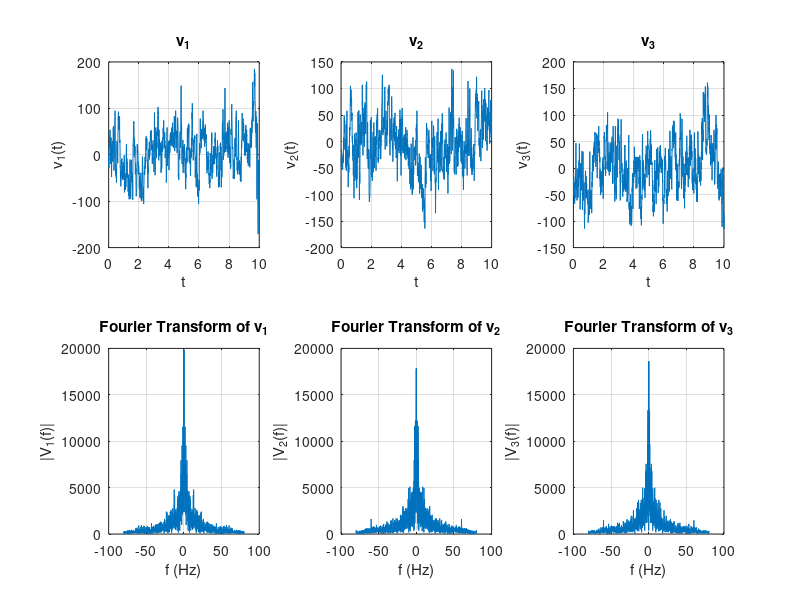
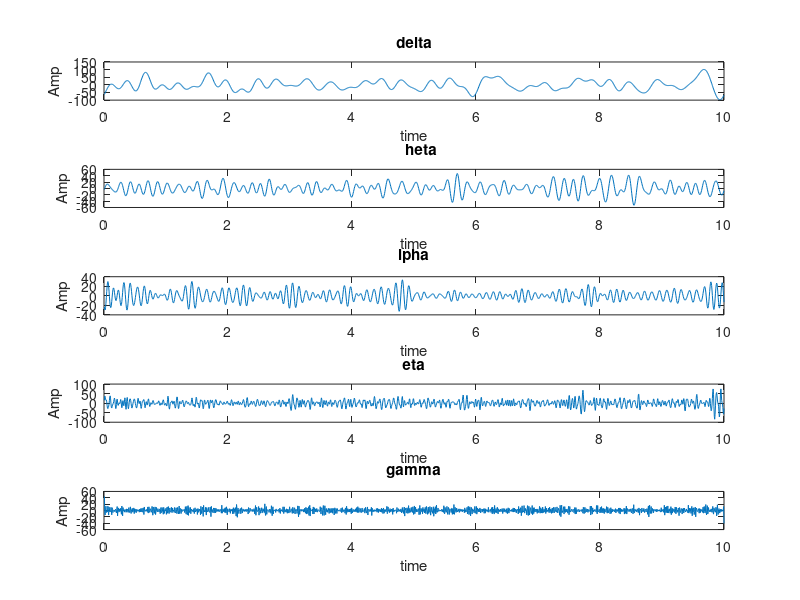

Recreate these plots in MATLAB, in order.
clc
clear
close all
%%%part A
VS1=load('v1.mat');
VS2=load('v2.mat');
VS3=load('v3.mat');
i=1:1:1600;
v1= VS1.val(3,i);
v2= VS2.val(3,i);
v3= VS3.val(3,i);
Fs=160;


%% 
t=i/160;
figure;
subplot(2,3,1);
plot(t,v1);
ylabel("v_1(t)");xlabel("t");title("v_1");grid on
subplot(2,3,2);
plot(t,v2);
ylabel("v_2(t)");xlabel("t");title("v_2");grid on
subplot(2,3,3);
plot(t,v3);
ylabel("v_3(t)");xlabel("t");title("v_3");grid on

V1=fftshift(fft(v1));
len=length(v1);
freq=Fs.*((-len/2:len/2-1)/len);
subplot(2,3,4);
plot(freq, abs(V1));grid on
ylabel("|V_1(f)|");xlabel("f (Hz)");title("Fourier Transform of v_1");

V2=fftshift(fft(v2));
len=length(v2);
freq=Fs.*((-len/2:len/2-1)/len);
subplot(2,3,5);
plot(freq, abs(V2));grid on
ylabel("|V_2(f)|");xlabel("f (Hz)");title("Fourier Transform of v_2");

V3=fftshift(fft(v3));
len=length(v3);
freq=Fs.*((-len/2:len/2-1)/len);
subplot(2,3,6);
plot(freq, abs(V3));
ylabel("|V_3(f)|");grid on;
xlabel("f (Hz)");title("Fourier Transform of v_3");

%% 
delta_f=zeros(1,1600);
theta_f=zeros(1,1600);
alpha_f=zeros(1,1600);
beta_f=zeros(1,1600);
gamma_f=zeros(1,1600);
delta_f(806:841)=V1(806:841);
delta_f(761:796)=V1(761:796);
theta_f(841:881)=V1(841:881);
theta_f(721:761)=V1(721:761);
alpha_f(881:921)=V1(881:921);
alpha_f(681:721)=V1(681:721);
beta_f(921:1151)=V1(921:1151);
beta_f(451:681)=V1(451:681);
gamma_f(1151:1600)=V1(1151:1600);
gamma_f(1:451)=V1(1:451);
delta=ifft(ifftshift(delta_f));
figure;
subplot(5,1,1);
plot(t,delta);title("\delta");xlabel('time');ylabel('Amp')
theta=(ifft(ifftshift(theta_f)));
subplot(5,1,2);plot(t,theta);title("\theta");xlabel('time');ylabel('Amp')
alpha=(ifft(ifftshift(alpha_f)));
subplot(5,1,3);plot(t,alpha);title("\alpha");xlabel('time');ylabel('Amp')
beta=ifft(ifftshift(beta_f));
subplot(5,1,4);
plot(t,beta);title("\beta");xlabel('time');ylabel('Amp')
gamma=ifft(ifftshift(gamma_f));
subplot(5,1,5);
plot(t,gamma);title("\gamma");xlabel('time');ylabel('Amp')


